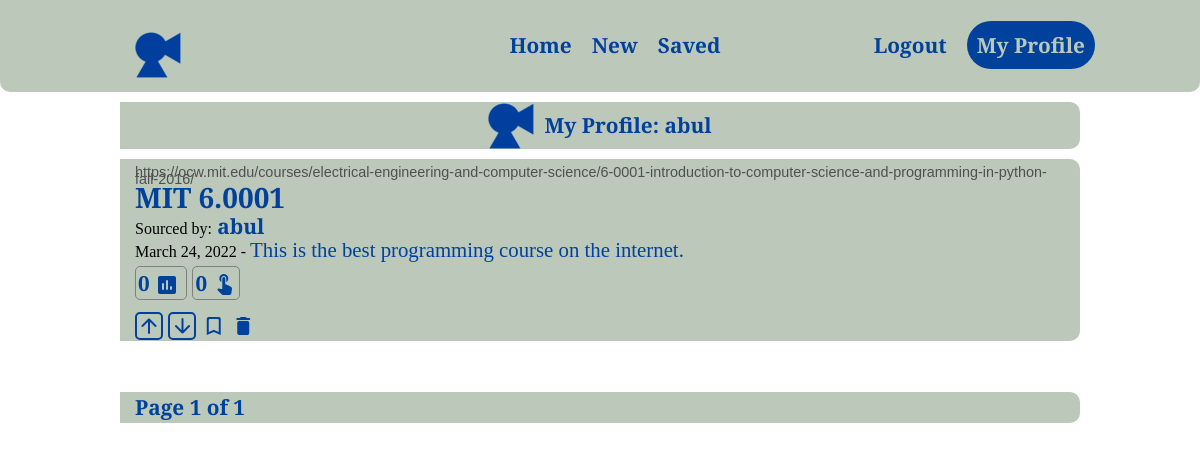
/sourcecrowd/profile (signed in), run on the app's committed database.
### sourcecrowd/models.py (models this page shows)
class User(AbstractUser):
    pass

class Source(models.Model):
    sourcerer = models.ForeignKey(User, on_delete=CASCADE)
    link = models.URLField()
    title = models.TextField(max_length=100)
    description = models.TextField(max_length=280)
    date = models.DateField(auto_now=True)
    clicks = models.IntegerField(default=0)
    votes_count = models.IntegerField(default=0)
    voted_by_user = models.BooleanField(default=False)

### sourcecrowd/views.py (the view)
# urls.py: path("profile", views.profile, name="profile"),
@login_required
def profile(request):
    try:
        source = Paginator(Source.objects.filter(sourcerer=request.user).order_by('-id'), 10)
        page = request.GET.get('page')
        results = source.get_page(page)
    except Source.DoesNotExist:
        results = None
    return render(request, "sourcecrowd/profile.html", {
        "results" : results
    })

### sourcecrowd/templates/sourcecrowd/profile.html (shortened to what this page needs)
{% extends "sourcecrowd/layout.html" %}
{% load static %}
{% block body %}
    <div class="container profile-logo">
        <img class="mini-logo" src="{% static 'sourcecrowd/mini.png' %}">
        <strong>My Profile: {{ user }}</strong>
    </div>
    <div>
        {% for result in results %}
            <div class="container source source{{ result.id }}">
                <div>
                    <a href="{{ result.link }}" ping="{% url 'click' source_id=result.id %}" target="_blank">
                        <div class="link">{{ result.link }}</div>
                        <h3 class="result-title">{{ result.title }}</h3>
                    </a>
                </div>
                <div class="sourcerer"><span class="date">Sourced by:</span> {{ result.sourcerer }}</div>
                <div><span class="date">{{ result.date }} - </span><span class="description">{{ result.description }}</span></div>
                <div style="margin: 3px auto;">
                    <span class="count">
                        <span class="votes-of-{{ result.id }}">{{ result.votes_count }}</span>
                        <span class="material-icons-round">poll</span>
                    </span>
                    <span class="count">
                        <span>{{ result.clicks }}</span>
                        <span class="material-icons-round">touch_app</span>
                    </span>
                </div>
                <div style="margin: 10px auto;">
                    <button class="vote-icons upvote upicon{{ result.id }}" data-sourceid="{{ result.id }}">
                        <span class="material-icons-round up{{ result.id }}" data-sourceid="{{ result.id }}">arrow_upward</span>
                    </button>
                    <button class="vote-icons downvote downicon{{ result.id }}" data-sourceid="{{ result.id }}">
                        <span class="material-icons-round down{{ result.id }}" data-sourceid="{{ result.id }}">arrow_downward</span>
                    </button>
                    <button class="icons"><span class="material-icons-round save save{{ result.id }}" data-sourceid="{{ result.id }}">bookmark_border</span></button>
                    {% if user == result.sourcerer %}
                        <button class="delete icons"  data-sourceid="{{ result.id }}">
                            <span class="material-icons-round">delete</span>
                        </button>
                    {% endif %}
                </div>
            </div>
        {% empty %}
        <div class="container"><strong>You haven't posted any sources yet.</strong></div>
        {% endfor %}
    </div>
    <br/>
    <div class="container">Page {{ results.number }} of {{ results.paginator.num_pages }}</div>
{% endblock %}

### sourcecrowd/templates/sourcecrowd/layout.html (shortened to what this page needs)
{% load static %}
<!DOCTYPE html>
<html lang="en">
<head>
    <link rel="stylesheet" href="https://stackpath.bootstrapcdn.com/bootstrap/4.4.1/css/bootstrap.min.css">
    <link href="{% static 'sourcecrowd/styles.css' %}" rel="stylesheet">
</head>
<body>
    <header>
        <div class="container row">
            <a class="logo" href="{% url 'index' %}">
                <img src="{% static 'sourcecrowd/mini.png' %}">
            </a>
            <nav class="nav">
                <ul class="nav__list nav__list--primary">
                    <li class="nav__item"><a href="{% url 'index' %}" class="nav__link">Home</a></li>
                    <li class="nav__item"><a href="{% url 'new' %}" class="nav__link">New</a></li>
                    <li class="nav__item"><a href="{% url 'saved' %}" class="nav__link">Saved</a></li>
                </ul>
                <ul class="nav__list nav__list--secondary">
                    {% if user.is_authenticated %}
                        <li class="nav__item"><a href="{% url 'logout' %}" class="nav__link">Logout</a></li>
                        <li class="nav__item"><a href="{% url 'profile' %}" class="nav__link nav__link--button">My Profile</a></li>
                    {% else %}
                        <li class="nav__item"><a href="{% url 'login' %}" class="nav__link">Login</a></li>
                        <li class="nav__item"><a href="{% url 'register' %}" class="nav__link nav__link--button">Register</a></li>
                    {% endif %}
                </ul>
            </nav>
        </div>
    </header>
    <div>
        {% block body %}
        {% endblock %}
    </div>
</body>
</html>

### sourcecrowd/static/sourcecrowd/styles.css (style rules this page uses)
*, *::before, *::after { box-sizing: border-box; }
body { margin: 0; font-family: 'EB Garamond', serif; font-size: 1.3rem; font-weight: 700; color: #00419c; }
img { max-width: 50vw; }
h3 { line-height: 1; }
.container { width: 80%; max-width: 1100px; margin: 10px auto; position: sticky; background: #BBC8BA; border-bottom-right-radius: 10px; border-top-right-radius: 10px; }
header { background: #BBC8BA; padding: 1em 0; text-align: center; border-bottom-left-radius: 10px; border-bottom-right-radius: 10px; }
.logo { height: 30px; }
.searchpage-title-logo, .profile-logo { display: flex; flex-direction: row; align-items: center; justify-content: center; margin: 10px auto; gap: 10px; }
.icons { background: transparent; border: none; padding: 0; }
.vote-icons { background: transparent; border: 2px solid #00419c; border-radius: 5px; line-height: 0%; padding: 0; }
.material-icons-round { color: #00419c; vertical-align: sub; }
.link { color: rgb(80, 80, 80); font-size: 0.9rem; font-style: normal; font-family: arial,sans-serif; font-weight: 100; padding-top: 10px; line-height: 0.5; word-wrap: break-word; }
.date { font-family: 'Times New Roman', Times, serif; color: black; font-size: 1rem; font-weight: 200; }
.count { border: 1px solid grey; border-radius: 5px; padding: 2px; margin-right: 5px; }
.sourcerer { line-height: 0.7; }
.description { font-weight: 500; word-wrap: break-word; }
.result-title { font-weight: 700; color: #00419c; word-wrap: break-word; }
.nav { width: 100%; }
.nav { visibility: hidden; height: 0; position: absolute; }
.nav__list { margin: 10px 0; padding: 0; list-style: none; }
.nav__link { color: #00419c; font-style: normal; text-decoration: none; font-family: 'EB Garamond', serif; }
.nav__link--button { border-radius: 30px; background-color: #00419c; color: #BBC8BA; padding: 10px; }
.row { display: flex; align-items: center; justify-content: center; }
@media (min-width: 750px) { .nav { visibility: visible; display: flex; height: auto; justify-content: flex-end; } }
@media (min-width: 750px) { .nav__list { display: flex; gap: 20px; margin-top: 0; } }
@media (min-width: 750px) { .nav__list--primary { margin: 0 auto; } }
@media (min-width: 750px) { .nav__list--secondary { position: absolute; } }
@media (min-width: 750px) { .row { display: flex; justify-content: space-between; } }
@media (min-width: 750px) { img { max-width: 100%; } }

### data on the page
User: username "abul"
Source: link "https://ocw.mit.edu/courses/electrical-engineering-and-computer-science/6-0001-introduction-to-computer-science-and-programming-in-python-fall-2016/", title "MIT 6.0001", sourcerer "abul", date "March 24, 2022", description "This is the best programming course on the internet.", votes_count "0", clicks "0"

### other printed values
{{ results.number }} "1"
{{ results.paginator.num_pages }} "1"
